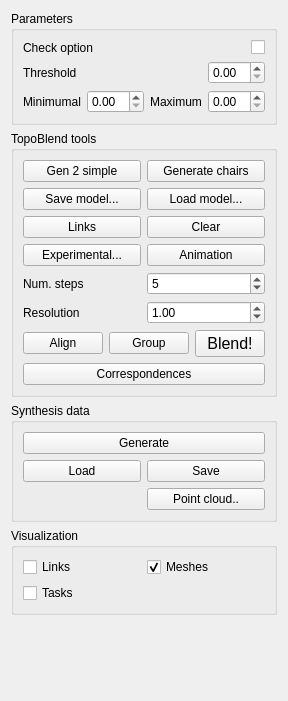
<?xml version="1.0" encoding="UTF-8"?>
<ui version="4.0">
 <class>topo_blend_widget</class>
 <widget class="QWidget" name="topo_blend_widget">
  <property name="geometry">
   <rect>
    <x>0</x>
    <y>0</y>
    <width>262</width>
    <height>701</height>
   </rect>
  </property>
  <property name="windowTitle">
   <string>Topo Blend options</string>
  </property>
  <layout class="QVBoxLayout" name="verticalLayout">
   <item>
    <widget class="QGroupBox" name="groupBox1">
     <property name="title">
      <string>Parameters</string>
     </property>
     <layout class="QGridLayout" name="gridLayout">
      <item row="2" column="1">
       <widget class="QDoubleSpinBox" name="doubleSpinBoxMin"/>
      </item>
      <item row="1" column="0">
       <widget class="QLabel" name="label_2">
        <property name="text">
         <string>Threshold</string>
        </property>
       </widget>
      </item>
      <item row="2" column="0">
       <widget class="QLabel" name="label_3">
        <property name="text">
         <string>Minimumal</string>
        </property>
       </widget>
      </item>
      <item row="2" column="3">
       <widget class="QDoubleSpinBox" name="doubleSpinBoxMax"/>
      </item>
      <item row="2" column="2">
       <widget class="QLabel" name="label_4">
        <property name="text">
         <string>Maximum</string>
        </property>
        <property name="alignment">
         <set>Qt::AlignCenter</set>
        </property>
       </widget>
      </item>
      <item row="0" column="0" colspan="2">
       <widget class="QLabel" name="label">
        <property name="text">
         <string>Check option</string>
        </property>
       </widget>
      </item>
      <item row="0" column="3">
       <widget class="QCheckBox" name="checkBox">
        <property name="layoutDirection">
         <enum>Qt::RightToLeft</enum>
        </property>
        <property name="text">
         <string/>
        </property>
       </widget>
      </item>
      <item row="1" column="3">
       <widget class="QDoubleSpinBox" name="doubleSpinBox"/>
      </item>
     </layout>
    </widget>
   </item>
   <item>
    <widget class="QGroupBox" name="groupBox2">
     <property name="title">
      <string>TopoBlend tools</string>
     </property>
     <layout class="QGridLayout" name="gridLayout_2">
      <item row="7" column="0">
       <widget class="QLabel" name="resLabel">
        <property name="text">
         <string>Resolution</string>
        </property>
       </widget>
      </item>
      <item row="6" column="0">
       <widget class="QLabel" name="numStepsLabel">
        <property name="text">
         <string>Num. steps</string>
        </property>
       </widget>
      </item>
      <item row="5" column="0">
       <widget class="QPushButton" name="button4">
        <property name="text">
         <string>Experimental...</string>
        </property>
       </widget>
      </item>
      <item row="3" column="0">
       <widget class="QPushButton" name="linksButton">
        <property name="text">
         <string>Links</string>
        </property>
        <property name="icon">
         <iconset resource="topo-blend.qrc">
          <normaloff>:/images/network.png</normaloff>:/images/network.png</iconset>
        </property>
       </widget>
      </item>
      <item row="2" column="0">
       <widget class="QPushButton" name="saveButton">
        <property name="text">
         <string>Save model...</string>
        </property>
        <property name="icon">
         <iconset resource="topo-blend.qrc">
          <normaloff>:/images/saveGraph.png</normaloff>:/images/saveGraph.png</iconset>
        </property>
       </widget>
      </item>
      <item row="1" column="0">
       <widget class="QPushButton" name="genSimpleButton">
        <property name="text">
         <string>Gen 2 simple</string>
        </property>
       </widget>
      </item>
      <item row="1" column="1">
       <widget class="QPushButton" name="genChairsButton">
        <property name="text">
         <string>Generate chairs</string>
        </property>
       </widget>
      </item>
      <item row="2" column="1">
       <widget class="QPushButton" name="loadButton">
        <property name="text">
         <string>Load model...</string>
        </property>
        <property name="icon">
         <iconset resource="topo-blend.qrc">
          <normaloff>:/images/openGraph.png</normaloff>:/images/openGraph.png</iconset>
        </property>
       </widget>
      </item>
      <item row="3" column="1">
       <widget class="QPushButton" name="clearButton">
        <property name="text">
         <string>Clear</string>
        </property>
        <property name="icon">
         <iconset resource="topo-blend.qrc">
          <normaloff>:/images/cross-white.png</normaloff>:/images/cross-white.png</iconset>
        </property>
       </widget>
      </item>
      <item row="5" column="1">
       <widget class="QPushButton" name="animationButton">
        <property name="text">
         <string>Animation</string>
        </property>
        <property name="icon">
         <iconset resource="topo-blend.qrc">
          <normaloff>:/images/animation.png</normaloff>:/images/animation.png</iconset>
        </property>
       </widget>
      </item>
      <item row="6" column="1">
       <widget class="QSpinBox" name="numSteps">
        <property name="minimum">
         <number>2</number>
        </property>
        <property name="maximum">
         <number>1024</number>
        </property>
        <property name="value">
         <number>5</number>
        </property>
       </widget>
      </item>
      <item row="7" column="1">
       <widget class="QDoubleSpinBox" name="voxelSize">
        <property name="decimals">
         <number>2</number>
        </property>
        <property name="maximum">
         <double>1024.000000000000000</double>
        </property>
        <property name="singleStep">
         <double>0.100000000000000</double>
        </property>
        <property name="value">
         <double>1.000000000000000</double>
        </property>
       </widget>
      </item>
      <item row="8" column="0" colspan="2">
       <layout class="QGridLayout" name="gridLayout_4">
        <item row="0" column="1">
         <widget class="QPushButton" name="groupButton">
          <property name="text">
           <string>Group</string>
          </property>
          <property name="icon">
           <iconset resource="topo-blend.qrc">
            <normaloff>:/images/group.png</normaloff>:/images/group.png</iconset>
          </property>
          <property name="iconSize">
           <size>
            <width>24</width>
            <height>24</height>
           </size>
          </property>
         </widget>
        </item>
        <item row="0" column="2">
         <widget class="QPushButton" name="blendButton">
          <property name="sizePolicy">
           <sizepolicy hsizetype="Expanding" vsizetype="Minimum">
            <horstretch>0</horstretch>
            <verstretch>0</verstretch>
           </sizepolicy>
          </property>
          <property name="minimumSize">
           <size>
            <width>24</width>
            <height>0</height>
           </size>
          </property>
          <property name="font">
           <font>
            <pointsize>12</pointsize>
            <weight>50</weight>
            <bold>false</bold>
           </font>
          </property>
          <property name="text">
           <string>Blend!</string>
          </property>
          <property name="iconSize">
           <size>
            <width>16</width>
            <height>24</height>
           </size>
          </property>
         </widget>
        </item>
        <item row="0" column="0">
         <widget class="QPushButton" name="alignButton">
          <property name="minimumSize">
           <size>
            <width>0</width>
            <height>12</height>
           </size>
          </property>
          <property name="text">
           <string>Align</string>
          </property>
          <property name="icon">
           <iconset resource="topo-blend.qrc">
            <normaloff>:/images/align.png</normaloff>:/images/align.png</iconset>
          </property>
          <property name="iconSize">
           <size>
            <width>22</width>
            <height>24</height>
           </size>
          </property>
         </widget>
        </item>
        <item row="1" column="0" colspan="3">
         <widget class="QPushButton" name="computeCorrButton">
          <property name="text">
           <string>Correspondences</string>
          </property>
         </widget>
        </item>
       </layout>
      </item>
     </layout>
    </widget>
   </item>
   <item>
    <widget class="QGroupBox" name="groupBox3">
     <property name="title">
      <string>Synthesis data</string>
     </property>
     <layout class="QGridLayout" name="gridLayout_3">
      <item row="2" column="1">
       <widget class="QPushButton" name="saveSynthButton">
        <property name="text">
         <string>Save</string>
        </property>
       </widget>
      </item>
      <item row="2" column="0">
       <widget class="QPushButton" name="loadSynthButton">
        <property name="text">
         <string>Load</string>
        </property>
       </widget>
      </item>
      <item row="0" column="0" colspan="2">
       <widget class="QPushButton" name="genSynthButton">
        <property name="text">
         <string>Generate</string>
        </property>
       </widget>
      </item>
      <item row="3" column="1">
       <widget class="QPushButton" name="outputCloudButton">
        <property name="text">
         <string>Point cloud..</string>
        </property>
       </widget>
      </item>
     </layout>
    </widget>
   </item>
   <item>
    <widget class="QGroupBox" name="groupBox">
     <property name="title">
      <string>Visualization</string>
     </property>
     <layout class="QGridLayout" name="gridLayout_5">
      <item row="0" column="0">
       <widget class="QCheckBox" name="linksViz">
        <property name="text">
         <string>Links</string>
        </property>
        <attribute name="buttonGroup">
         <string notr="true">vizButtonGroup</string>
        </attribute>
       </widget>
      </item>
      <item row="0" column="1">
       <widget class="QCheckBox" name="meshViz">
        <property name="text">
         <string>Meshes</string>
        </property>
        <property name="checked">
         <bool>true</bool>
        </property>
        <attribute name="buttonGroup">
         <string notr="true">vizButtonGroup</string>
        </attribute>
       </widget>
      </item>
      <item row="1" column="0">
       <widget class="QCheckBox" name="tasksViz">
        <property name="text">
         <string>Tasks</string>
        </property>
        <attribute name="buttonGroup">
         <string notr="true">vizButtonGroup</string>
        </attribute>
       </widget>
      </item>
     </layout>
    </widget>
   </item>
   <item>
    <spacer name="verticalSpacer">
     <property name="orientation">
      <enum>Qt::Vertical</enum>
     </property>
     <property name="sizeHint" stdset="0">
      <size>
       <width>20</width>
       <height>40</height>
      </size>
     </property>
    </spacer>
   </item>
  </layout>
 </widget>
 <resources>
  <include location="topo-blend.qrc"/>
 </resources>
 <connections/>
 <buttongroups>
  <buttongroup name="vizButtonGroup">
   <property name="exclusive">
    <bool>false</bool>
   </property>
  </buttongroup>
 </buttongroups>
</ui>
